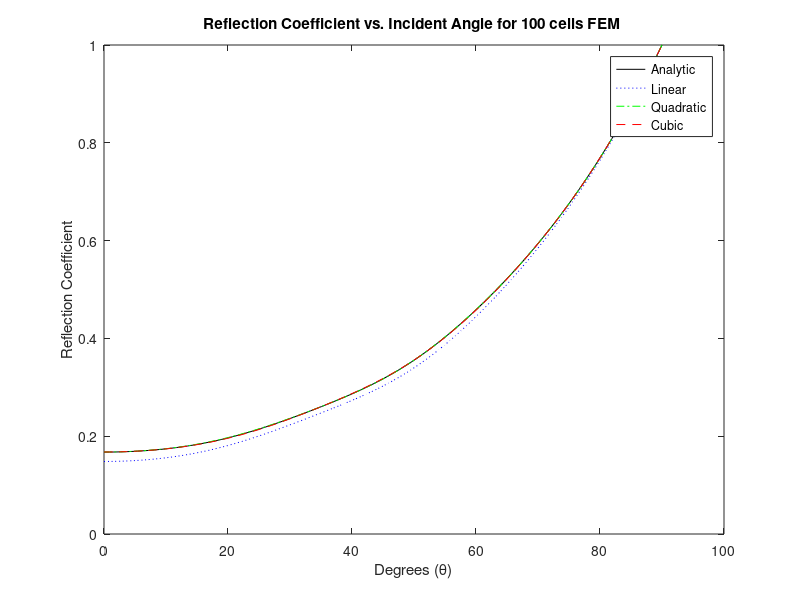

This figure's MATLAB source:
%% Plot all functions on one graph
clc;clear;
Rn_cube = load('cube.mat','Rn');
Rn_linear = load('linear.mat','reflection');
Rn_quad = load('quad.mat','Rn');
phi = load('quad.mat','phi');
R = load('quad.mat','R');
plot(phi.phi*180/pi,abs(R.R(:,end)),'k-',phi.phi*180/pi,abs(Rn_linear.reflection),'b:',...
    phi.phi*180/pi,abs(Rn_quad.Rn),'g-.',phi.phi*180/pi,abs(Rn_cube.Rn),'r--');
xlabel('Degrees (\theta)'); ylabel('Reflection Coefficient');
s = sprintf('Reflection Coefficient vs. Incident Angle for %d cells FEM ',length(phi.phi)-1);
title(s);
legend('Analytic','Linear','Quadratic','Cubic');